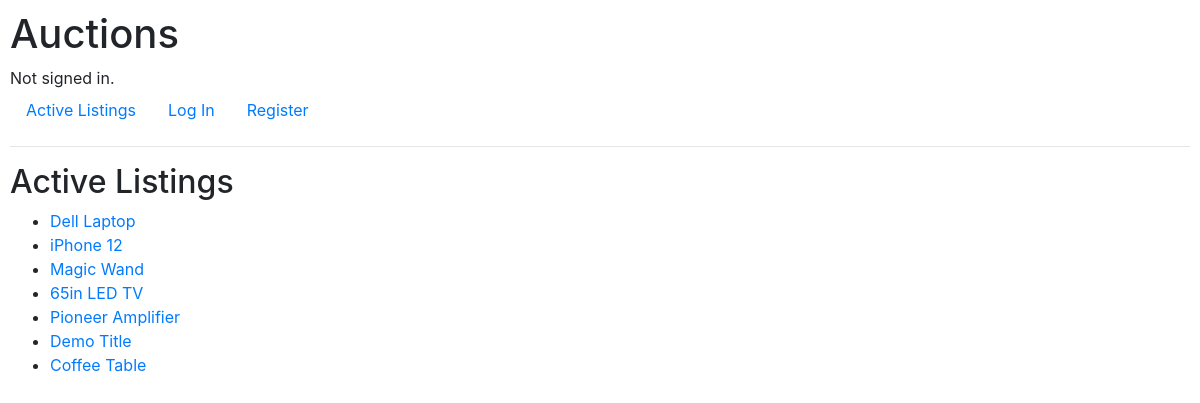
/, run on an earlier commit of the app's database.
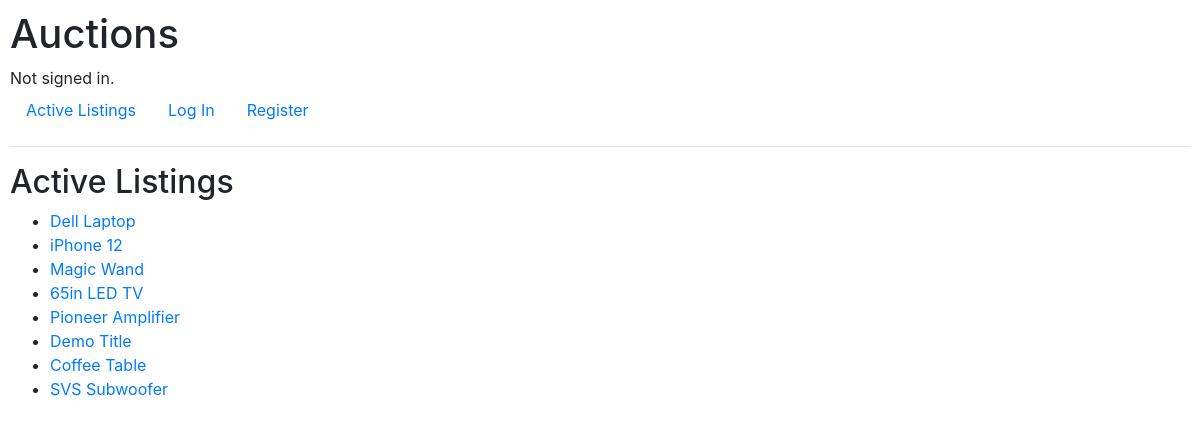
And on a later commit of the database.
### auctions/models.py (models this page shows, shortened)
class Listing(models.Model):
    title = models.CharField(max_length= 30)
    description = models.CharField(max_length= 200)
    creator = models.ForeignKey(User, on_delete=models.CASCADE, related_name="user", null=True)
    bid = models.ManyToManyField("Bid", related_name="current_bid", null=True)
    bidders = models.ManyToManyField(User, blank=True, related_name="buyers")
    pub_date = models.DateField(default=date.today)
    mod_date = models.DateField(default=date.today)
    comments = models.ManyToManyField("Comment", related_name="listing_comments", null=True, blank=True)
    category = models.ManyToManyField("Category", related_name="listing_category", null=True)

### auctions/views.py (the view)
# urls.py: path("", views.index, name="index"),
def index(request):
    listings = Listing.objects.all()
    return render(request, "auctions/index.html", {"listings": listings})

### auctions/templates/auctions/index.html
{% extends "auctions/layout.html" %}
{% block body %}
    <h2>Active Listings</h2>
    <ul>
        {% for listing in listings %}
            <li><a href="listings/{{listing.id}}">{{listing.title}}</a></li>
        {% endfor %}
    </ul>
{% endblock %}

What changed in the data, as far as the page shows it:
added Listing: title "SVS Subwoofer"
